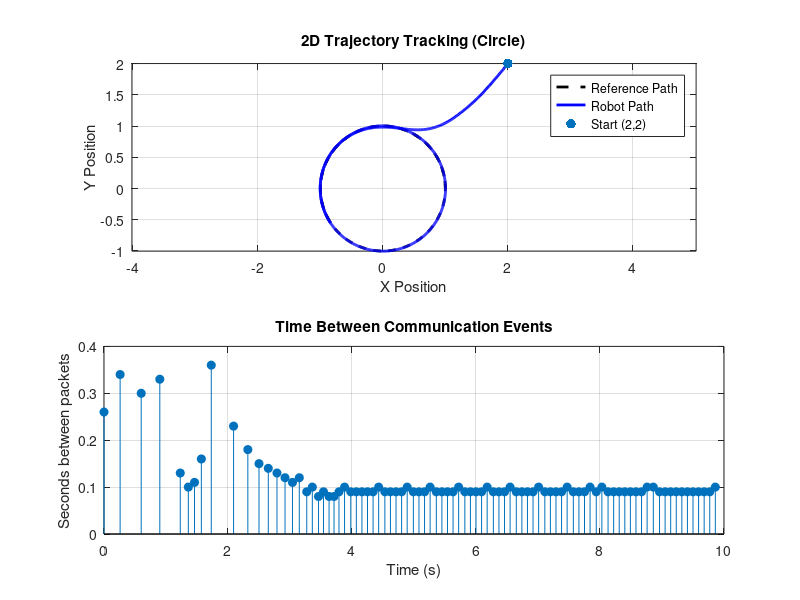

Here is the MATLAB script that generated this plot:
% =========================================================================
% 2D Event-Triggered Polynomial Control (Circle Tracking)
% =========================================================================
clear; clc; close all;

% --- 1. 2D SYSTEM DYNAMICS & LQR ---
A = [0 1 0 0; 0 0 0 0; 0 0 0 1; 0 0 0 0];
B = [0 0; 1 0; 0 0; 0 1];

% Q penalizes X-pos, X-vel, Y-pos, Y-vel
Q = diag([10, 1, 10, 1]); 
% R penalizes X-accel, Y-accel effort
R = diag([0.1, 0.1]);     

K = lqr(A, B, Q, R);      % Calculate 2x4 Gain Matrix
P = lyap((A - B*K)', Q);  % Lyapunov matrix for the trigger

% --- 2. SIMULATION SETUP ---
dt = 0.01;                % 10ms time step
t_final = 10;             % Simulate 10 seconds
time = 0:dt:t_final;
N = length(time);

% Start off-path at (x=2, y=2) and zero velocity
x = [2; 0; 2; 0];         
t_k = 0;                  % First event at t=0
sigma = 0.05;             % Strictness of event trigger

% Pre-compute matrix powers for polynomial
A_cl = A - B*K;
A_cl_2 = A_cl * A_cl;

% Storage for plotting
x_hist = zeros(4, N);
xr_hist = zeros(4, N);
event_times = [];

% --- 3. MAIN LOOP ---
for i = 1:N
    t = time(i);
    
    % a) Define 2D Reference Trajectory (Circle)
    xr = [cos(t); -sin(t); sin(t); cos(t)];
    ur = [-cos(t); -sin(t)];
    ur_dot = [sin(t); -cos(t)];
    ur_ddot = [cos(t); sin(t)];
    
    % Exact error
    e = x - xr;
    
    % b) Calculate Polynomial Coefficients at Event Time
    if t == t_k
        event_times = [event_times, t]; 
        c0 = ur - K*e;
        c1 = ur_dot - K * A_cl * e;
        c2 = 0.5 * (ur_ddot - K * A_cl_2 * e);
    end
    
    % c) Actuator Applies Polynomial Control
    delta_t = t - t_k;
    u_applied = c0 + c1*delta_t + c2*(delta_t^2);
    
    % d) Lyapunov Event Trigger Check
    u_ideal = ur - K*e;
    epsilon = u_applied - u_ideal;
    
    trigger_left = norm(2 * e' * P * B * epsilon);
    trigger_right = sigma * (e' * Q * e);
    
    if trigger_left >= trigger_right && t > t_k
        t_k = t + dt; % Trigger next event!
    end
    
    % e) Update Physics
    x = x + (A*x + B*u_applied) * dt;
    
    % Save data
    x_hist(:, i) = x;
    xr_hist(:, i) = xr;
end

% --- 4. PLOT RESULTS ---
figure('Position', [100, 100, 800, 600]);

% Plot 1: 2D Map Trajectory
subplot(2,1,1);
plot(xr_hist(1,:), xr_hist(3,:), 'k--', 'LineWidth', 2); hold on;
plot(x_hist(1,:), x_hist(3,:), 'b', 'LineWidth', 2);
scatter(x_hist(1,1), x_hist(3,1), 50, 'ro', 'filled'); % Start point
title('2D Trajectory Tracking (Circle)');
xlabel('X Position'); ylabel('Y Position');
legend('Reference Path', 'Robot Path', 'Start (2,2)'); 
grid on; axis equal;

% Plot 2: Event Times
subplot(2,1,2);
stem(event_times(1:end-1), diff(event_times), 'filled');
title('Time Between Communication Events');
xlabel('Time (s)'); ylabel('Seconds between packets'); 
grid on;

fprintf('Events triggered: %d out of %d steps.\n', length(event_times), N);
